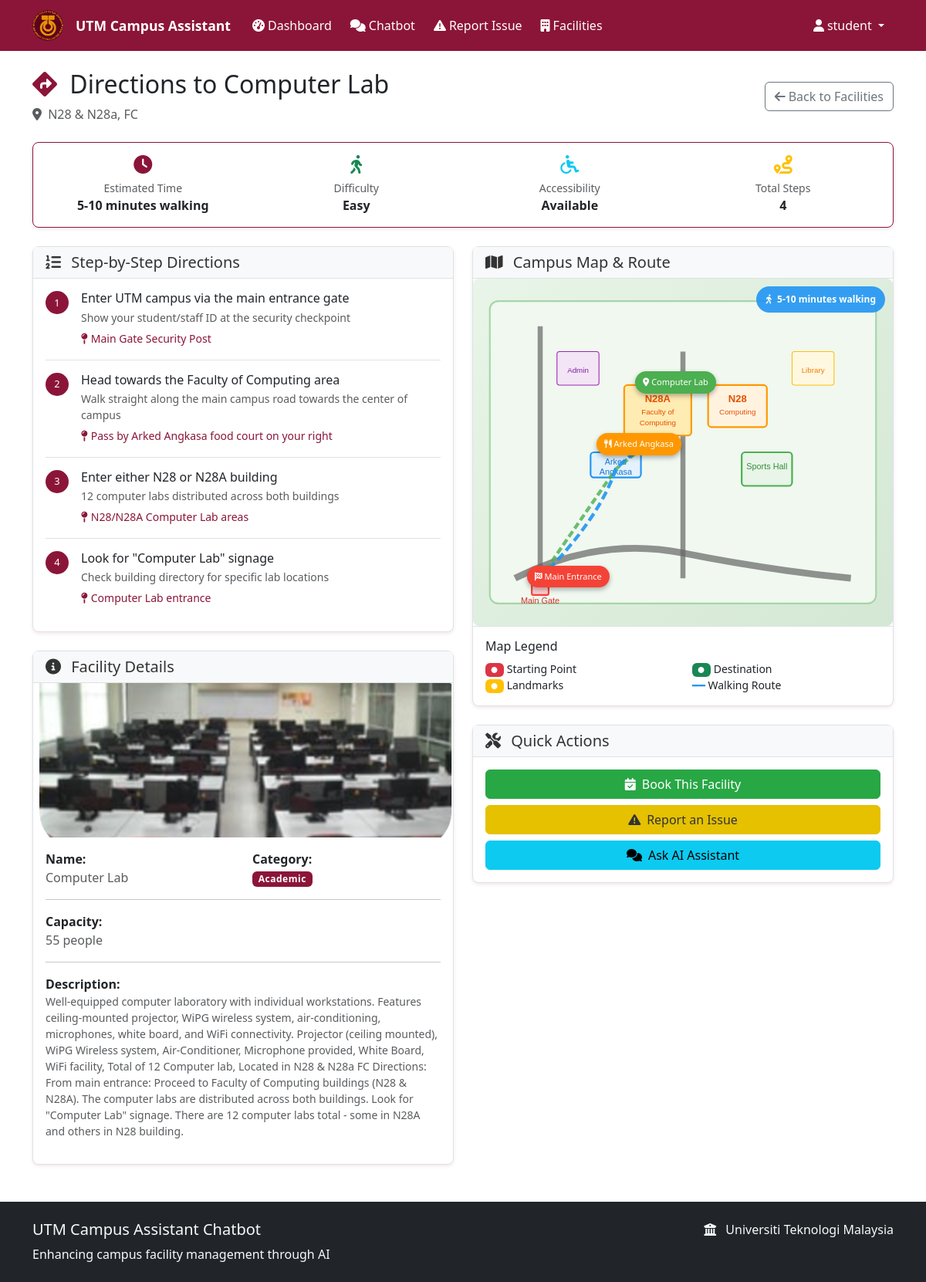
/directions/4 (signed in), run on an earlier commit of the app's database.
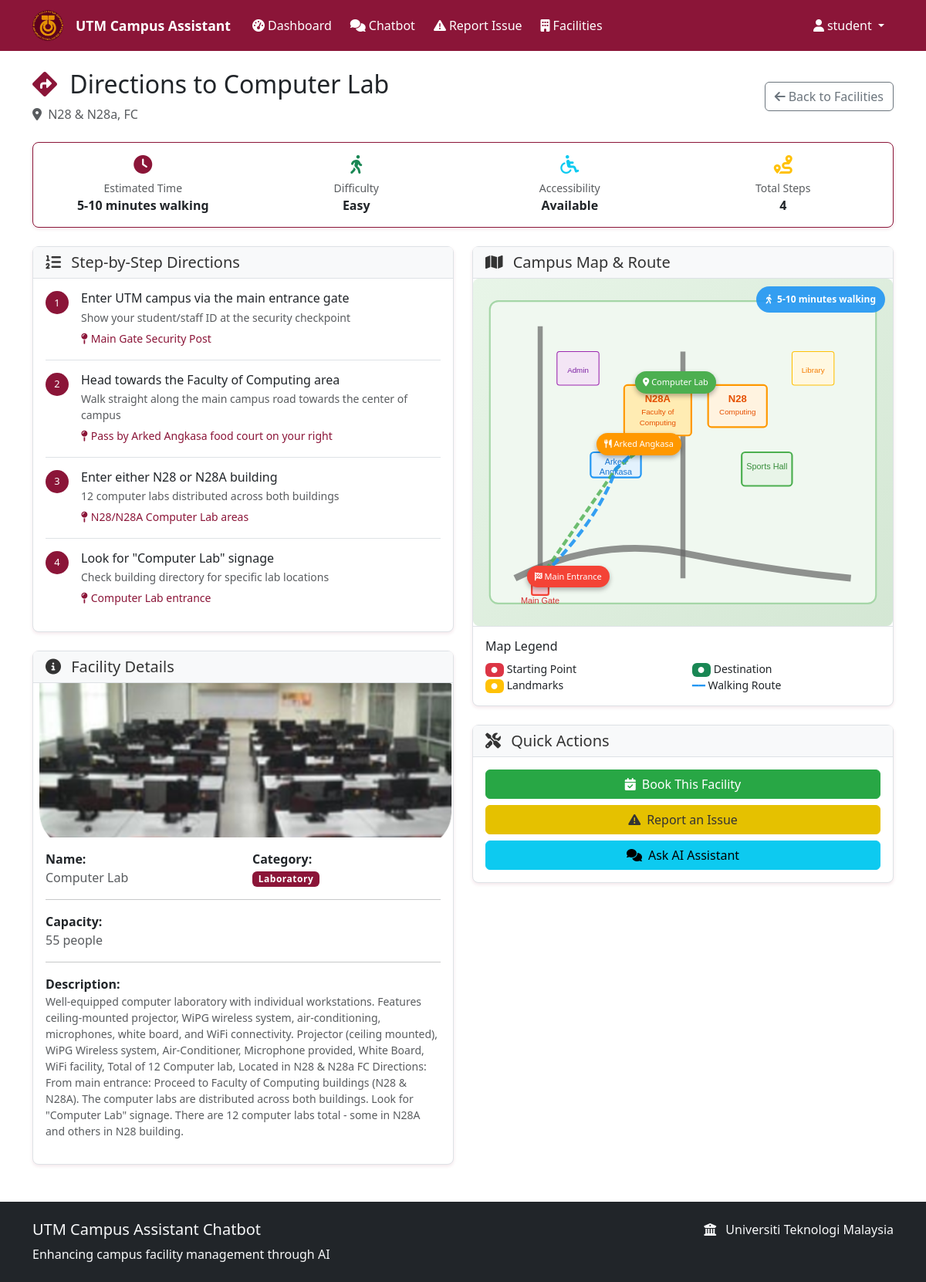
And on a later commit of the database.
### models.py (models this page shows)
class Facility(db.Model):
    __tablename__ = 'facilities'
    id = db.Column(db.Integer, primary_key=True)
    name = db.Column(db.String(100), nullable=False)
    category = db.Column(db.String(50), nullable=False)
    location = db.Column(db.String(200), nullable=False)
    description = db.Column(db.Text)
    is_bookable = db.Column(db.Boolean, default=False)
    is_active = db.Column(db.Boolean, default=True)
    capacity = db.Column(db.Integer)
    operating_hours = db.Column(db.String(100))
    contact_info = db.Column(db.String(200))
    created_at = db.Column(db.DateTime, default=datetime.utcnow)
    updated_at = db.Column(db.DateTime, default=datetime.utcnow, onupdate=datetime.utcnow)

### routes.py (the view)
@app.route('/directions/<int:facility_id>')
@login_required
def facility_directions(facility_id):
    facility = Facility.query.get_or_404(facility_id)
    directions_data = get_facility_directions(facility)
    return render_template('directions.html',
                         facility=facility,
                         directions=directions_data)

### flask_app.py (called while the page is built)
@login_manager.user_loader
def load_user(user_id):
    from models import User
    return User.query.get(int(user_id))

### routes.py (called while the page is built)
def get_map_markers(facility):
    return {
        'start': {'lat': 1.5586, 'lng': 103.6383, 'label': 'Main Entrance'},
        'waypoints': [
            {'lat': 1.5590, 'lng': 103.6385, 'label': 'Arked Angkasa'},
            {'lat': 1.5594, 'lng': 103.6387, 'label': 'Faculty of Computing'}
        ],
        'destination': {'lat': 1.5596, 'lng': 103.6388, 'label': facility.name}
    }

### templates/directions.html (shortened to what the changed rows need)
{% extends "base.html" %}
{% block content %}
<div class="row">
    <div class="col-12">
        <div class="d-flex justify-content-between align-items-center mb-4">
            <div>
                <h2>
                    <i class="fas fa-directions me-2 text-primary"></i>
                    Directions to {{ facility.name }}
                </h2>
                <p class="text-muted mb-0">
                    <i class="fas fa-map-marker-alt me-1"></i>
                    {{ facility.location }}
                </p>
            </div>
        </div>
    </div>
</div>
<div class="row">
    <div class="col-lg-6">
        <div class="card mt-4">
            {% set image_path = facility.contact_info.split('|IMG:')[-1] if facility.contact_info and '|IMG:' in facility.contact_info else 'images/facilities/default.svg' %}
            <div class="card-body">
                <div class="row">
                    <div class="col-sm-6">
                        <strong>Name:</strong><br>
                        <span class="text-muted">{{ facility.name }}</span>
                    </div>
                    <div class="col-sm-6">
                        <strong>Category:</strong><br>
                        <span class="badge bg-primary">{{ facility.category }}</span>
                    </div>
                </div>
                <hr>
                <div class="row">
                    {% if facility.capacity %}
                    <div class="col-sm-6">
                        <strong>Capacity:</strong><br>
                        <span class="text-muted">{{ facility.capacity }} people</span>
                    </div>
                    {% endif %}
                </div>
                {% if facility.description %}
                <hr>
                <strong>Description:</strong><br>
                <p class="text-muted small">{{ facility.description }}</p>
                {% endif %}
            </div>
        </div>
    </div>
    <div class="col-lg-6">
        <div class="card">
            <div class="card-body p-0">
                <div id="campusMap" style="height: 450px; background: #f0f8f0; position: relative; overflow: hidden; border-radius: 8px;">
                    <svg width="100%" height="100%" viewBox="0 0 500 400" style="background: linear-gradient(135deg, #e8f5e8 0%, #d4e7d4 100%);">
                        <text x="220" y="140" text-anchor="middle" font-family="Arial" font-size="12" font-weight="bold" fill="#e65100">N28A</text>
                        <text x="220" y="155" text-anchor="middle" font-family="Arial" font-size="9" fill="#e65100">Faculty of</text>
                        <text x="220" y="168" text-anchor="middle" font-family="Arial" font-size="9" fill="#e65100">Computing</text>
                        <text x="315" y="140" text-anchor="middle" font-family="Arial" font-size="12" font-weight="bold" fill="#e65100">N28</text>
                        <text x="315" y="155" text-anchor="middle" font-family="Arial" font-size="9" fill="#e65100">Computing</text>
                        <text x="170" y="215" text-anchor="middle" font-family="Arial" font-size="10" fill="#1976d2">Arked</text>
                        <text x="170" y="227" text-anchor="middle" font-family="Arial" font-size="10" fill="#1976d2">Angkasa</text>
                        <text x="350" y="220" text-anchor="middle" font-family="Arial" font-size="10" fill="#388e3c">Sports Hall</text>
                        <text x="80" y="380" text-anchor="middle" font-family="Arial" font-size="10" fill="#d32f2f">Main Gate</text>
                        <text x="125" y="105" text-anchor="middle" font-family="Arial" font-size="9" fill="#7b1fa2">Admin</text>
                        <text x="405" y="105" text-anchor="middle" font-family="Arial" font-size="9" fill="#f57c00">Library</text>
                    </svg>
                    <div id="startMarker" style="position: absolute; bottom: 50px; left: 70px; background: #f44336; color: white; padding: 6px 10px; border-radius: 15px; font-size: 11px; box-shadow: 0 3px 6px rgba(0,0,0,0.3); cursor: pointer; transition: transform 0.2s;" onmouseover="this.style.transform='scale(1.1)'" onmouseout="this.style.transform='scale(1)'">
                        <i class="fas fa-flag-checkered"></i> Main Entrance
                    </div>
                    <div id="waypointMarker" style="position: absolute; top: 200px; left: 160px; background: #ff9800; color: white; padding: 6px 10px; border-radius: 15px; font-size: 11px; box-shadow: 0 3px 6px rgba(0,0,0,0.3); cursor: pointer; transition: transform 0.2s;" onmouseover="this.style.transform='scale(1.1)'" onmouseout="this.style.transform='scale(1)'">
                        <i class="fas fa-utensils"></i> Arked Angkasa
                    </div>
                    <div id="destinationMarker" style="position: absolute; top: 120px; left: 210px; background: #4caf50; color: white; padding: 6px 10px; border-radius: 15px; font-size: 11px; box-shadow: 0 3px 6px rgba(0,0,0,0.3); cursor: pointer; transition: transform 0.2s;" onmouseover="this.style.transform='scale(1.1)'" onmouseout="this.style.transform='scale(1)'">
                        <i class="fas fa-map-marker-alt"></i> {{ facility.name }}
                    </div>
                    <div style="position: absolute; top: 10px; right: 10px; background: rgba(33, 150, 243, 0.9); color: white; padding: 8px 12px; border-radius: 20px; font-size: 12px; font-weight: bold;">
                        <i class="fas fa-walking me-1"></i> {{ directions.total_time }}
                    </div>
                </div>
            </div>
        </div>
    </div>
</div>
{% endblock %}

What changed in the data, as far as the page shows it:
changed Facility "Computer Lab": category "Academic" → "Laboratory"
